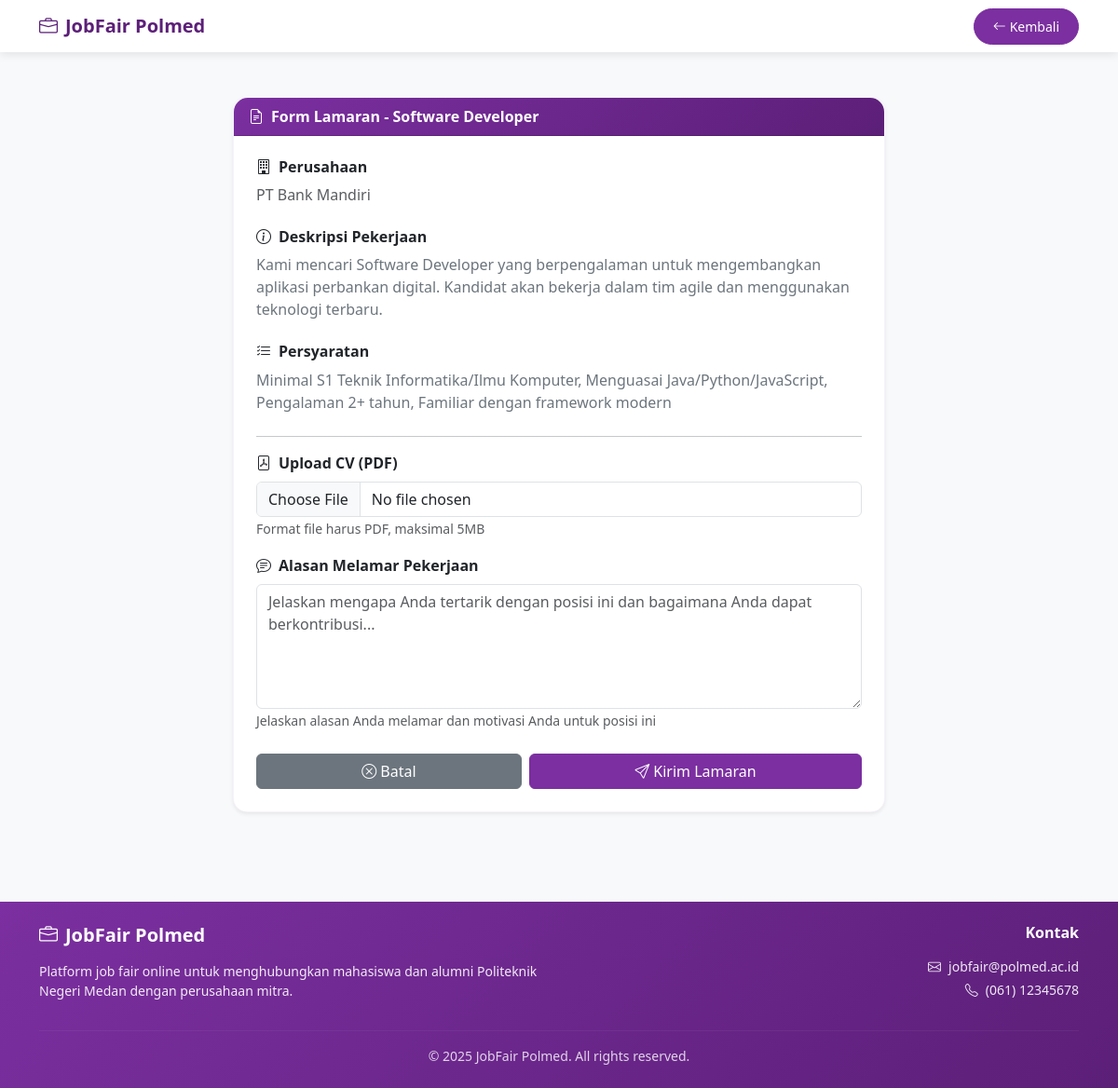
/dashboard/apply_job.php?id=2 (signed in), run on the app's committed database.
### tables this page shows
CREATE TABLE IF NOT EXISTS `jobs` (
  `job_id` int(11) NOT NULL AUTO_INCREMENT,
  `company_id` int(11) NOT NULL,
  `title` varchar(150) NOT NULL,
  `description` text NOT NULL,
  `requirements` text DEFAULT NULL,
  `location` varchar(100) DEFAULT NULL,
  `deadline` date DEFAULT NULL,
  `created_at` timestamp NOT NULL DEFAULT current_timestamp(),
  PRIMARY KEY (`job_id`),
  KEY `company_id` (`company_id`),
  CONSTRAINT `jobs_ibfk_1` FOREIGN KEY (`company_id`) REFERENCES `companies` (`company_id`) ON DELETE CASCADE
);

CREATE TABLE IF NOT EXISTS `companies` (
  `company_id` int(11) NOT NULL AUTO_INCREMENT,
  `user_id` int(11) NOT NULL,
  `company_name` varchar(150) NOT NULL,
  `description` text DEFAULT NULL,
  `website` varchar(150) DEFAULT NULL,
  `logo` varchar(255) DEFAULT NULL,
  `status` enum('pending','verified') DEFAULT 'pending',
  PRIMARY KEY (`company_id`),
  KEY `user_id` (`user_id`),
  CONSTRAINT `companies_ibfk_1` FOREIGN KEY (`user_id`) REFERENCES `users` (`user_id`) ON DELETE CASCADE
);

### dashboard/apply_job.php (the view, shortened to what this page needs)
<?php
include('../config/database.php');
$job_id = $_GET['id'];
$job = mysqli_fetch_assoc(mysqli_query($conn, "SELECT j.*, c.company_name FROM jobs j JOIN companies c ON j.company_id = c.company_id WHERE j.job_id='$job_id'"));
include('../includes/header.php');
?>
<nav class="navbar navbar-expand-lg navbar-light bg-white" style="box-shadow: 0 2px 10px rgba(0,0,0,0.1);">
  <div class="container">
    <a class="navbar-brand fw-bold" href="mahasiswa.php" style="color: #5C1F78;"><i class="bi bi-briefcase me-2"></i>JobFair Polmed</a>
    <div class="d-flex">
      <a href="mahasiswa.php" class="btn btn-sm" style="background: #7B2FA0; border-color: #7B2FA0; color: white; border-radius: 25px; padding: 8px 20px;">
        <i class="bi bi-arrow-left me-1"></i>Kembali
      </a>
    </div>
  </div>
</nav>
<div class="container py-5">
  <div class="card mx-auto shadow-sm" style="max-width: 700px; border-radius: 15px;">
    <div class="card-header text-white fw-bold" style="background: linear-gradient(135deg, #7B2FA0 0%, #5C1F78 100%); border-radius: 15px 15px 0 0;">
      <i class="bi bi-file-earmark-text me-2"></i>Form Lamaran - <?= htmlspecialchars($job['title']); ?>
    </div>
    <div class="card-body p-4">
      <div class="mb-4">
        <h6 class="fw-bold mb-2"><i class="bi bi-building me-2"></i>Perusahaan</h6>
        <p class="text-muted"><?= htmlspecialchars($job['company_name']); ?></p>
      </div>
      <div class="mb-4">
        <h6 class="fw-bold mb-2"><i class="bi bi-info-circle me-2"></i>Deskripsi Pekerjaan</h6>
        <p class="text-secondary"><?= nl2br(htmlspecialchars($job['description'])); ?></p>
      </div>
      <?php if (!empty($job['requirements'])) { ?>
      <div class="mb-4">
        <h6 class="fw-bold mb-2"><i class="bi bi-list-check me-2"></i>Persyaratan</h6>
        <p class="text-secondary"><?= nl2br(htmlspecialchars($job['requirements'])); ?></p>
      </div>
      <?php } ?>
      <hr>
      <form method="POST" enctype="multipart/form-data">
        <div class="mb-3">
          <label class="form-label fw-bold">
            <i class="bi bi-file-pdf me-2"></i>Upload CV (PDF)
          </label>
          <input type="file" name="cv_file" class="form-control" accept=".pdf" required>
          <small class="text-muted">Format file harus PDF, maksimal 5MB</small>
        </div>
        <div class="mb-4">
          <label class="form-label fw-bold">
            <i class="bi bi-chat-text me-2"></i>Alasan Melamar Pekerjaan
          </label>
          <textarea name="alasan" class="form-control" rows="5" placeholder="Jelaskan mengapa Anda tertarik dengan posisi ini dan bagaimana Anda dapat berkontribusi..." required></textarea>
          <small class="text-muted">Jelaskan alasan Anda melamar dan motivasi Anda untuk posisi ini</small>
        </div>
        <div class="d-flex gap-2">
          <a href="mahasiswa.php" class="btn btn-secondary flex-fill">
            <i class="bi bi-x-circle me-1"></i>Batal
          </a>
          <button type="submit" name="apply" class="btn btn-primary flex-fill" style="background: #7B2FA0; border-color: #7B2FA0;">
            <i class="bi bi-send me-1"></i>Kirim Lamaran
          </button>
        </div>
      </form>
    </div>
  </div>
</div>
<?php include('../includes/footer.php'); ?>

### assets/css/style.css (style rules this page uses)
:root { --polmed-primary: #7B2FA0; --polmed-primary-dark: #5C1F78; --polmed-primary-light: #B36BD8; --polmed-bg: #F7F1FB; --polmed-text: #1F1B2E; --polmed-text-muted: #6F6A80; }
body { font-family: 'Segoe UI', Tahoma, Geneva, Verdana, sans-serif; color: var(--polmed-text); background-color: #fcf7e3; }
.btn-primary { background-color: var(--polmed-primary); border-color: var(--polmed-primary); }
.card, .job-card, .application-box { border-radius: 16px; box-shadow: 0 8px 24px rgba(0, 0, 0, 0.06); border: 1px solid rgba(123, 47, 160, 0.06); }

### data on the page
jobs: title "Software Developer", company.company_name "PT Bank Mandiri", description "Kami mencari Software Developer yang berpengalaman untuk mengembangkan aplikasi perbankan digital. Kandidat akan bekerja dalam tim agile dan menggunakan teknologi terbaru.", requirements "Minimal S1 Teknik Informatika/Ilmu Komputer, Menguasai Java/Python/JavaScript, Pengalaman 2+ tahun, Familiar dengan framework modern"
